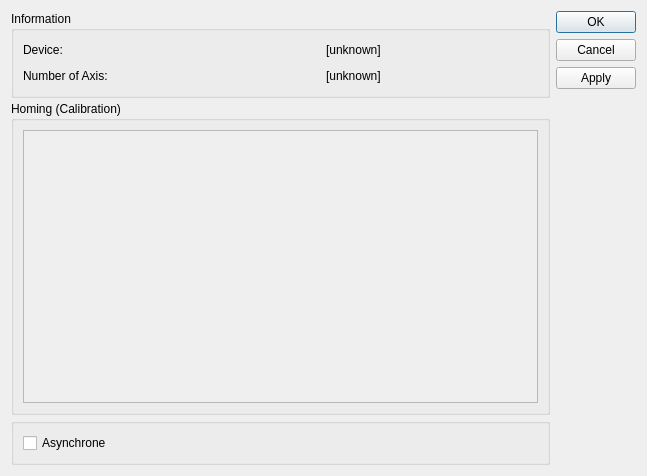
<?xml version="1.0" encoding="UTF-8"?>
<ui version="4.0">
 <class>DialogNanotecStepMotor</class>
 <widget class="QDialog" name="DialogNanotecStepMotor">
  <property name="geometry">
   <rect>
    <x>0</x>
    <y>0</y>
    <width>647</width>
    <height>476</height>
   </rect>
  </property>
  <property name="windowTitle">
   <string>NanotecStepMotor</string>
  </property>
  <layout class="QHBoxLayout" name="horizontalLayout">
   <item>
    <layout class="QVBoxLayout" name="verticalLayout_2">
     <property name="spacing">
      <number>3</number>
     </property>
     <item>
      <widget class="QGroupBox" name="group1">
       <property name="title">
        <string>Information</string>
       </property>
       <layout class="QGridLayout" name="gridLayout_2">
        <item row="0" column="0">
         <widget class="QLabel" name="label">
          <property name="text">
           <string>Device:</string>
          </property>
         </widget>
        </item>
        <item row="0" column="2">
         <widget class="QLabel" name="idLabel">
          <property name="sizePolicy">
           <sizepolicy hsizetype="MinimumExpanding" vsizetype="Preferred">
            <horstretch>0</horstretch>
            <verstretch>0</verstretch>
           </sizepolicy>
          </property>
          <property name="text">
           <string>[unknown]</string>
          </property>
         </widget>
        </item>
        <item row="1" column="0">
         <widget class="QLabel" name="label_6">
          <property name="text">
           <string>Number of Axis:</string>
          </property>
         </widget>
        </item>
        <item row="1" column="2">
         <widget class="QLabel" name="numAxisLabel">
          <property name="sizePolicy">
           <sizepolicy hsizetype="MinimumExpanding" vsizetype="Preferred">
            <horstretch>0</horstretch>
            <verstretch>0</verstretch>
           </sizepolicy>
          </property>
          <property name="text">
           <string>[unknown]</string>
          </property>
          <property name="wordWrap">
           <bool>true</bool>
          </property>
         </widget>
        </item>
        <item row="0" column="1">
         <spacer name="horizontalSpacer">
          <property name="orientation">
           <enum>Qt::Horizontal</enum>
          </property>
          <property name="sizeHint" stdset="0">
           <size>
            <width>40</width>
            <height>20</height>
           </size>
          </property>
         </spacer>
        </item>
        <item row="1" column="1">
         <spacer name="horizontalSpacer_2">
          <property name="orientation">
           <enum>Qt::Horizontal</enum>
          </property>
          <property name="sizeHint" stdset="0">
           <size>
            <width>40</width>
            <height>20</height>
           </size>
          </property>
         </spacer>
        </item>
       </layout>
      </widget>
     </item>
     <item>
      <widget class="QGroupBox" name="groupBox">
       <property name="sizePolicy">
        <sizepolicy hsizetype="Preferred" vsizetype="Expanding">
         <horstretch>0</horstretch>
         <verstretch>0</verstretch>
        </sizepolicy>
       </property>
       <property name="title">
        <string>Homing (Calibration)</string>
       </property>
       <layout class="QVBoxLayout" name="verticalLayout_3">
        <item>
         <widget class="QScrollArea" name="scrollArea">
          <property name="widgetResizable">
           <bool>true</bool>
          </property>
          <widget class="QWidget" name="scrollAreaWidgetContents">
           <property name="geometry">
            <rect>
             <x>0</x>
             <y>0</y>
             <width>518</width>
             <height>290</height>
            </rect>
           </property>
           <property name="sizePolicy">
            <sizepolicy hsizetype="Expanding" vsizetype="Expanding">
             <horstretch>0</horstretch>
             <verstretch>0</verstretch>
            </sizepolicy>
           </property>
           <layout class="QVBoxLayout" name="verticalListLayout">
            <item>
             <spacer name="verticalSpacer">
              <property name="orientation">
               <enum>Qt::Vertical</enum>
              </property>
              <property name="sizeHint" stdset="0">
               <size>
                <width>20</width>
                <height>48</height>
               </size>
              </property>
             </spacer>
            </item>
           </layout>
          </widget>
         </widget>
        </item>
       </layout>
      </widget>
     </item>
     <item>
      <widget class="QGroupBox" name="group2">
       <property name="title">
        <string/>
       </property>
       <layout class="QVBoxLayout" name="verticalLayout">
        <item>
         <widget class="QCheckBox" name="checkAsync">
          <property name="text">
           <string>Asynchrone</string>
          </property>
         </widget>
        </item>
       </layout>
      </widget>
     </item>
    </layout>
   </item>
   <item>
    <widget class="QDialogButtonBox" name="buttonBox">
     <property name="locale">
      <locale language="German" country="Germany"/>
     </property>
     <property name="orientation">
      <enum>Qt::Vertical</enum>
     </property>
     <property name="standardButtons">
      <set>QDialogButtonBox::Apply|QDialogButtonBox::Cancel|QDialogButtonBox::Ok</set>
     </property>
    </widget>
   </item>
  </layout>
 </widget>
 <resources/>
 <connections/>
</ui>
